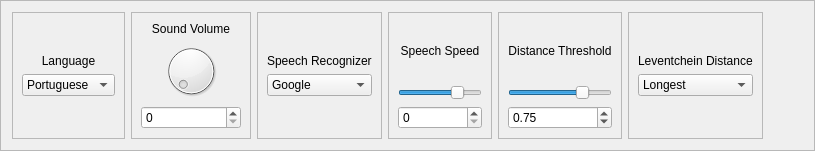
         <widget class="QFrame" name="frame_13">
          <property name="maximumSize">
           <size>
            <width>16777215</width>
            <height>151</height>
           </size>
          </property>
          <property name="frameShape">
           <enum>QFrame::StyledPanel</enum>
          </property>
          <property name="frameShadow">
           <enum>QFrame::Raised</enum>
          </property>
          <layout class="QHBoxLayout" name="horizontalLayout_9">
           <item>
            <widget class="QFrame" name="frame_23">
             <property name="frameShape">
              <enum>QFrame::StyledPanel</enum>
             </property>
             <property name="frameShadow">
              <enum>QFrame::Raised</enum>
             </property>
             <layout class="QVBoxLayout" name="verticalLayout">
              <item>
               <spacer name="verticalSpacer_2">
                <property name="orientation">
                 <enum>Qt::Vertical</enum>
                </property>
                <property name="sizeHint" stdset="0">
                 <size>
                  <width>20</width>
                  <height>40</height>
                 </size>
                </property>
               </spacer>
              </item>
              <item>
               <widget class="QLabel" name="label_44">
                <property name="text">
                 <string>Language</string>
                </property>
                <property name="alignment">
                 <set>Qt::AlignCenter</set>
                </property>
               </widget>
              </item>
              <item>
               <widget class="QComboBox" name="comboBox_3">
                <item>
                 <property name="text">
                  <string>Portuguese</string>
                 </property>
                </item>
                <item>
                 <property name="text">
                  <string>English</string>
                 </property>
                </item>
               </widget>
              </item>
              <item>
               <spacer name="verticalSpacer">
                <property name="orientation">
                 <enum>Qt::Vertical</enum>
                </property>
                <property name="sizeHint" stdset="0">
                 <size>
                  <width>20</width>
                  <height>40</height>
                 </size>
                </property>
               </spacer>
              </item>
             </layout>
            </widget>
           </item>
           <item>
            <widget class="QFrame" name="frame_29">
             <property name="frameShape">
              <enum>QFrame::StyledPanel</enum>
             </property>
             <property name="frameShadow">
              <enum>QFrame::Raised</enum>
             </property>
             <layout class="QVBoxLayout" name="verticalLayout_7">
              <item>
               <widget class="QLabel" name="label_37">
                <property name="font">
                 <font>
                  <family>Ubuntu</family>
                 </font>
                </property>
                <property name="text">
                 <string>Sound Volume</string>
                </property>
                <property name="alignment">
                 <set>Qt::AlignCenter</set>
                </property>
               </widget>
              </item>
              <item>
               <widget class="QDial" name="dial"/>
              </item>
              <item>
               <widget class="QSpinBox" name="spinBox"/>
              </item>
             </layout>
            </widget>
           </item>
           <item>
            <widget class="QFrame" name="frame_14">
             <property name="frameShape">
              <enum>QFrame::StyledPanel</enum>
             </property>
             <property name="frameShadow">
              <enum>QFrame::Raised</enum>
             </property>
             <layout class="QVBoxLayout" name="verticalLayout_4">
              <item>
               <spacer name="verticalSpacer_3">
                <property name="orientation">
                 <enum>Qt::Vertical</enum>
                </property>
                <property name="sizeHint" stdset="0">
                 <size>
                  <width>20</width>
                  <height>40</height>
                 </size>
                </property>
               </spacer>
              </item>
              <item>
               <widget class="QLabel" name="label_12">
                <property name="text">
                 <string>Speech Recognizer</string>
                </property>
               </widget>
              </item>
              <item>
               <widget class="QComboBox" name="comboBox">
                <item>
                 <property name="text">
                  <string>Google</string>
                 </property>
                </item>
                <item>
                 <property name="text">
                  <string>NAO</string>
                 </property>
                </item>
               </widget>
              </item>
              <item>
               <spacer name="verticalSpacer_4">
                <property name="orientation">
                 <enum>Qt::Vertical</enum>
                </property>
                <property name="sizeHint" stdset="0">
                 <size>
                  <width>20</width>
                  <height>40</height>
                 </size>
                </property>
               </spacer>
              </item>
             </layout>
            </widget>
           </item>
           <item>
            <widget class="QFrame" name="frame_44">
             <property name="frameShape">
              <enum>QFrame::StyledPanel</enum>
             </property>
             <property name="frameShadow">
              <enum>QFrame::Raised</enum>
             </property>
             <layout class="QVBoxLayout" name="verticalLayout_8">
              <item>
               <widget class="QLabel" name="label_69">
                <property name="text">
                 <string>Speech Speed</string>
                </property>
                <property name="alignment">
                 <set>Qt::AlignCenter</set>
                </property>
               </widget>
              </item>
              <item>
               <widget class="QSlider" name="speechSpeed_HorizontalSlider">
                <property name="maximum">
                 <number>99</number>
                </property>
                <property name="singleStep">
                 <number>1</number>
                </property>
                <property name="value">
                 <number>75</number>
                </property>
                <property name="orientation">
                 <enum>Qt::Horizontal</enum>
                </property>
               </widget>
              </item>
              <item>
               <widget class="QSpinBox" name="spinBox_3"/>
              </item>
             </layout>
            </widget>
           </item>
           <item>
            <widget class="QFrame" name="frame_16">
             <property name="frameShape">
              <enum>QFrame::StyledPanel</enum>
             </property>
             <property name="frameShadow">
              <enum>QFrame::Raised</enum>
             </property>
             <layout class="QVBoxLayout" name="verticalLayout_6">
              <item>
               <widget class="QLabel" name="label_10">
                <property name="text">
                 <string>Distance Threshold</string>
                </property>
                <property name="alignment">
                 <set>Qt::AlignCenter</set>
                </property>
               </widget>
              </item>
              <item>
               <widget class="QSlider" name="distThresHorizontalSlider">
                <property name="maximum">
                 <number>99</number>
                </property>
                <property name="singleStep">
                 <number>1</number>
                </property>
                <property name="value">
                 <number>75</number>
                </property>
                <property name="orientation">
                 <enum>Qt::Horizontal</enum>
                </property>
               </widget>
              </item>
              <item>
               <widget class="QDoubleSpinBox" name="distanceThreshold">
                <property name="toolTip">
                 <string>Maximum</string>
                </property>
                <property name="maximum">
                 <double>10.000000000000000</double>
                </property>
                <property name="value">
                 <double>0.750000000000000</double>
                </property>
               </widget>
              </item>
             </layout>
            </widget>
           </item>
           <item>
            <widget class="QFrame" name="frame_15">
             <property name="frameShape">
              <enum>QFrame::StyledPanel</enum>
             </property>
             <property name="frameShadow">
              <enum>QFrame::Raised</enum>
             </property>
             <layout class="QVBoxLayout" name="verticalLayout_5">
              <item>
               <spacer name="verticalSpacer_5">
                <property name="orientation">
                 <enum>Qt::Vertical</enum>
                </property>
                <property name="sizeHint" stdset="0">
                 <size>
                  <width>20</width>
                  <height>40</height>
                 </size>
                </property>
               </spacer>
              </item>
              <item>
               <widget class="QLabel" name="label_9">
                <property name="text">
                 <string>Leventchein Distance</string>
                </property>
               </widget>
              </item>
              <item>
               <widget class="QComboBox" name="levModeComboBox">
                <item>
                 <property name="text">
                  <string>Longest</string>
                 </property>
                </item>
                <item>
                 <property name="text">
                  <string>Minimum</string>
                 </property>
                </item>
               </widget>
              </item>
              <item>
               <spacer name="verticalSpacer_6">
                <property name="orientation">
                 <enum>Qt::Vertical</enum>
                </property>
                <property name="sizeHint" stdset="0">
                 <size>
                  <width>20</width>
                  <height>40</height>
                 </size>
                </property>
               </spacer>
              </item>
             </layout>
            </widget>
           </item>
           <item>
            <spacer name="horizontalSpacer_3">
             <property name="orientation">
              <enum>Qt::Horizontal</enum>
             </property>
             <property name="sizeHint" stdset="0">
              <size>
               <width>40</width>
               <height>20</height>
              </size>
             </property>
            </spacer>
           </item>
          </layout>
         </widget>
